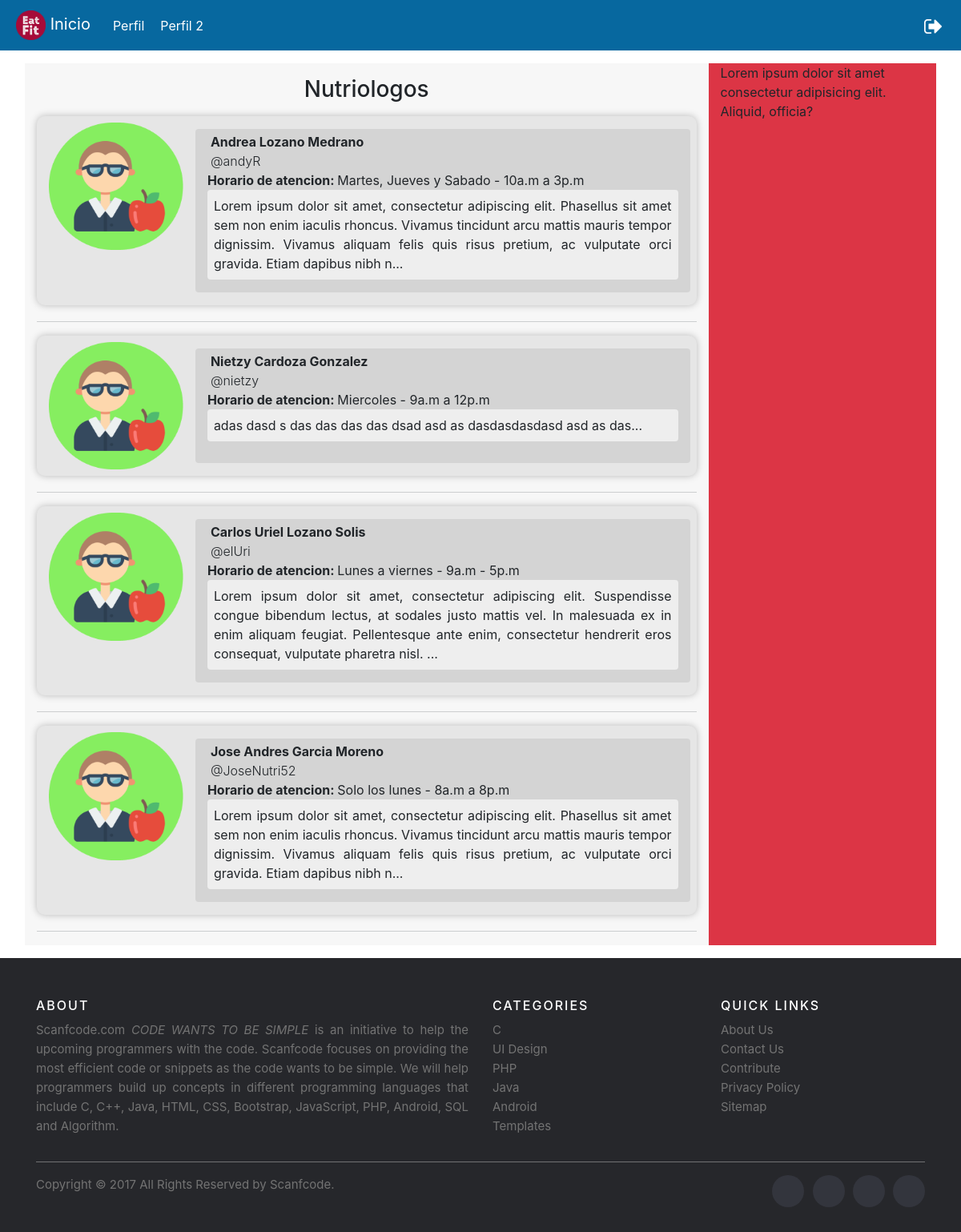
/home/ (signed in), run on the app's committed database.
### Users/models.py (models this page shows, shortened)
class Nutriologist (models.Model):
    usuario = models.OneToOneField (Profile, to_field='user', on_delete=models.CASCADE)
    attention_days  = models.CharField (max_length=50, blank=True, null=True)
    attention_hours = models.CharField (max_length=40, blank=True, null=True)
    age             = models.IntegerField (blank=True, null=True)
    work_approach   = models.CharField (max_length=60, blank=False) #Enfoque del nutriologo como ej. especialista en obecidad etc etc etc.
    cedula_prof     = models.ImageField (upload_to='nutriologist/cedula', blank=True, null=True)
    biography       = models.TextField (blank=True, null=True)
    active          = models.BooleanField (default=True)

class Profile(models.Model):
    user = models.OneToOneField(User, on_delete=models.CASCADE)
    picture = models.ImageField(
        upload_to= 'users/pictures',
        blank=True,
        null=True
    )
    is_nutriologist = models.BooleanField(default=False)
    is_client = models.BooleanField(default=True)
    def __str__(self):
        return str(self.user)

### services/views.py (the view)
# urls.py: path('home/', services_views.home_view, name='home'),
@login_required
def home_view (request):
    nutri = Nutriologist.objects.all().filter(active=True).order_by('?')
    return render(request, 'services/home_page.html', {'nutris': nutri})

### templates/services/home_page.html (shortened to what this page needs)
{% extends "base.html" %}
{% load static %}
{% block container %}
    <div class="container-fluid">
        <div class="row my-3 mx-3">
            <div class="col-9 fondoNutri">
                <h3 class="text-center my-3">Nutriologos</h3>
                {% for nutri in nutris %}
                <div class="col-auto mx-0 cuadroNutri mb-3">
                    <div class="row">
                        <div class="col">
                            <img src=" {% static 'icons/default-nutri.png' %} " class="img-fluid my-2 profilePic" alt="Responsive image">
                        </div>
                        <div class="col-9 infoNutri my-3 mr-2">
                            <p class="font-weight-bold mt-1 ml-1 mr0"> {{nutri.usuario.user.get_full_name}} </p>
                            <p class="font-weight-light ml-1 mr0">@{{nutri.usuario}} </p>
                            <p class="font-weight-bolder mr0">Horario de atencion: <span class="font-weight-normal"> {{nutri.attention_days}} - {{nutri.attention_hours}}</span> </p>
                            <div class="detalleNutri">
                                <p class="p-2 text-justify text">{{nutri.biography|slice:":250"}}...</p>
                            </div>
                        </div>
                    </div>
                </div>
                <div class="linea mb-3"></div>
                {% endfor %}
            </div>
            <div class="col bg-danger">
                <p>Lorem ipsum dolor sit amet consectetur adipisicing elit. Aliquid, officia?</p>
            </div>
        </div>
    </div>
{% endblock container %}

### templates/base.html (shortened to what this page needs)
<!DOCTYPE html>
<html lang="es">
<head>
    {% load static %}
    <link rel="stylesheet" href="{% static 'css/bootstrap.min.css' %}"/>
    <link rel="stylesheet" href="{% static 'css/services.css' %}"/>
    <link rel="stylesheet" href="{% static 'css/footerStyle.css' %}"/>
</head>
<body>
    {% include "navbar.html" %}
    {% block container %}
    {% endblock container %}
    {% include "footer.html" %}
</body>
</html>

### templates/navbar.html (shortened to what this page needs)
{% load static %}
<nav class="navbar navbar-dark navbar-expand-sm" style="background: #07689F">
  <a class="navbar-brand" href=" {% url 'home' %} ">
    <img src=" {% static 'img/ef_logo.png' %} " width="37" height="37" class="d-inline-block align-center ml-1" alt="" loading="lazy">
     Inicio
  </a>
    <div class="collapse navbar-collapse" id="navbarText">
    <ul class="navbar-nav mr-auto">
      <li class="nav-item active">
        <a class="nav-link ml-1" href=" {% url 'profile' %} ">Perfil</a>
      </li>
      <li class="nav-item active">
        <a class="nav-link ml-1" href="#">Perfil 2</a>
      </li>
    </ul>
    <ul class="nav navbar-nav navbar-right">
      <li class="nav-item nav-icon mr-2">
        <a href=" {% url 'logout' %} ">
            <img src=" {% static 'icons/logout.png' %} "  height="22" />
        </a>
      </li>
    </ul>
  </div>
</nav>

### templates/footer.html (shortened to what this page needs)
{% load static %}
<footer class="site-footer">
      <div class="container">
        <div class="row">
          <div class="col-sm-12 col-md-6">
            <h6>About</h6>
            <p class="text-justify">Scanfcode.com <i>CODE WANTS TO BE SIMPLE </i> is an initiative  to help the upcoming programmers with the code. Scanfcode focuses on providing the most efficient code or snippets as the code wants to be simple. We will help programmers build up concepts in different programming languages that include C, C++, Java, HTML, CSS, Bootstrap, JavaScript, PHP, Android, SQL and Algorithm.</p>
          </div>
          <div class="col-xs-6 col-md-3">
            <h6>Categories</h6>
            <ul class="footer-links">
              <li><a href="http://scanfcode.com/category/c-language/">C</a></li>
              <li><a href="http://scanfcode.com/category/front-end-development/">UI Design</a></li>
              <li><a href="http://scanfcode.com/category/back-end-development/">PHP</a></li>
              <li><a href="http://scanfcode.com/category/java-programming-language/">Java</a></li>
              <li><a href="http://scanfcode.com/category/android/">Android</a></li>
              <li><a href="http://scanfcode.com/category/templates/">Templates</a></li>
            </ul>
          </div>
          <div class="col-xs-6 col-md-3">
            <h6>Quick Links</h6>
            <ul class="footer-links">
              <li><a href="http://scanfcode.com/about/">About Us</a></li>
              <li><a href="http://scanfcode.com/contact/">Contact Us</a></li>
              <li><a href="http://scanfcode.com/contribute-at-scanfcode/">Contribute</a></li>
              <li><a href="http://scanfcode.com/privacy-policy/">Privacy Policy</a></li>
              <li><a href="http://scanfcode.com/sitemap/">Sitemap</a></li>
            </ul>
          </div>
        </div>
        <hr>
      </div>
      <div class="container">
        <div class="row">
          <div class="col-md-8 col-sm-6 col-xs-12">
            <p class="copyright-text">Copyright &copy; 2017 All Rights Reserved by
         <a href="#">Scanfcode</a>.
            </p>
          </div>
          <div class="col-md-4 col-sm-6 col-xs-12">
            <ul class="social-icons">
              <li><a class="facebook" href="#"></a></li>
              <li><a class="twitter" href="#"></a></li>
              <li><a class="dribbble" href="#"></a></li>
              <li><a class="linkedin" href="#"></a></li>
            </ul>
          </div>
        </div>
      </div>
</footer>

### static/css/services.css (style rules this page uses)
.fondoNutri { background: #F7F7F7; mix-blend-mode: normal; }
.cuadroNutri { background: #E6E6E6; box-shadow: 0px 0px 10px rgba(0, 0, 0, 0.25); border-radius: 10px; }
.infoNutri { background: rgba(196, 196, 196, 0.5); border-radius: 4px; }
.mr0 { margin: 0px; }
.detalleNutri { background: #EEEEEE; border-radius: 4px; }
.profilePic { min-width: 90px; }
.linea { border-top: 1px solid rgba(34, 40, 49, 0.2); height: 2px; padding: 0; margin: 20px auto 0 auto; }

### static/css/footerStyle.css (style rules this page uses)
.site-footer { background-color:#26272b; padding:45px 0 20px; font-size:15px; line-height:24px; color:#737373; }
.site-footer hr { border-top-color:#bbb; opacity:0.5 }
.site-footer h6 { color:#fff; font-size:16px; text-transform:uppercase; margin-top:5px; letter-spacing:2px }
.site-footer a { color:#737373; }
.footer-links { padding-left:0; list-style:none }
.footer-links li { display:block }
.footer-links a { color:#737373 }
.site-footer .social-icons { text-align:right }
.site-footer .social-icons a { width:40px; height:40px; line-height:40px; margin-left:6px; margin-right:0; border-radius:100%; background-color:#33353d }
.copyright-text { margin:0 }
.social-icons { padding-left:0; margin-bottom:0; list-style:none }
.social-icons li { display:inline-block; margin-bottom:4px }
.social-icons a { background-color:#eceeef; color:#818a91; font-size:16px; display:inline-block; line-height:44px; width:44px; height:44px; text-align:center; margin-right:8px; border-radius:100%; -webkit-transition:all .2s linear; -o-transition:all .2s linear; transition:all .2s linear }

### data on the page
Nutriologist: usuario.user.get_full_name "Andrea Lozano Medrano", usuario "andyR", attention_days "Martes, Jueves y Sabado", attention_hours "10a.m a 3p.m", biography "Lorem ipsum dolor sit amet, consectetur adipiscing elit. Phasellus sit amet sem non enim iaculis rhoncus. Vivamus tincidunt arcu mattis mauris tempor dignissim. Vivamus aliquam felis quis risus pretium, ac vulputate orci gravida. Etiam dapibus nibh n"
Nutriologist: usuario.user.get_full_name "Nietzy Cardoza Gonzalez", usuario "nietzy", attention_days "Miercoles", attention_hours "9a.m a 12p.m", biography "adas dasd s das das das das dsad asd as dasdasdasdasd asd as das"
Nutriologist: usuario.user.get_full_name "Carlos Uriel Lozano Solis", usuario "elUri", attention_days "Lunes a viernes", attention_hours "9a.m - 5p.m", biography "Lorem ipsum dolor sit amet, consectetur adipiscing elit. Suspendisse congue bibendum lectus, at sodales justo mattis vel. In malesuada ex in enim aliquam feugiat. Pellentesque ante enim, consectetur hendrerit eros consequat, vulputate pharetra nisl."
Nutriologist: usuario.user.get_full_name "Jose Andres Garcia Moreno", usuario "JoseNutri52", attention_days "Solo los lunes", attention_hours "8a.m a 8p.m", biography "Lorem ipsum dolor sit amet, consectetur adipiscing elit. Phasellus sit amet sem non enim iaculis rhoncus. Vivamus tincidunt arcu mattis mauris tempor dignissim. Vivamus aliquam felis quis risus pretium, ac vulputate orci gravida. Etiam dapibus nibh n"
